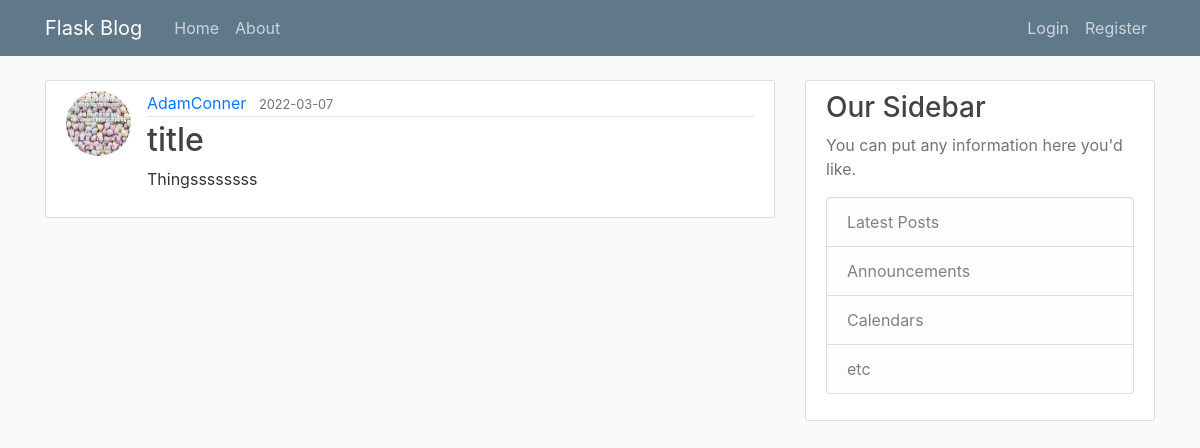
/post/1, run on an earlier commit of the app's database.
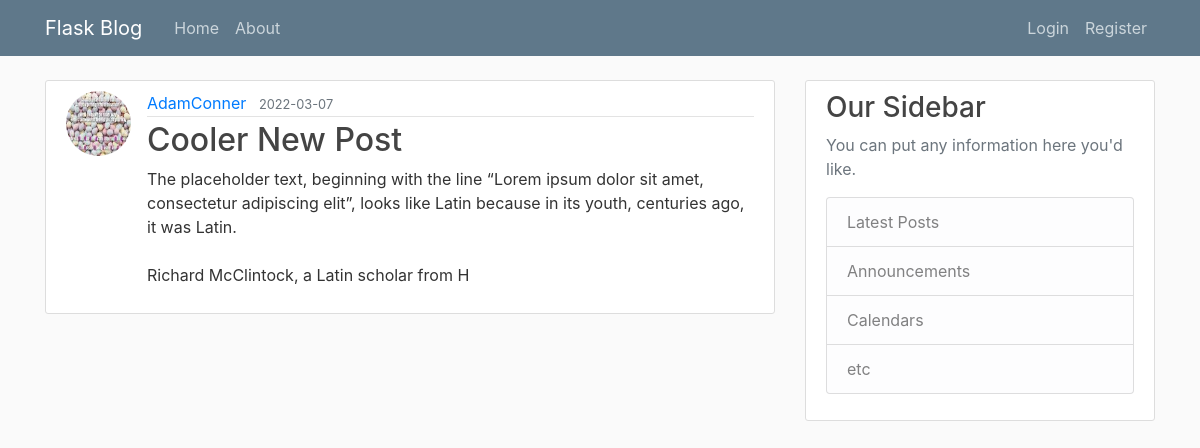
And on a later commit of the database.
### flaskblog/models.py (models this page shows, shortened)
class Post(db.Model):
    id = db.Column(db.Integer, primary_key=True)
    title = db.Column(db.String(100), nullable=False)
    date_posted = db.Column(db.DateTime, nullable=False, default=datetime.utcnow)
    content = db.Column(db.Text, nullable=False)
    user_id = db.Column(db.Integer, db.ForeignKey('user.id'), nullable=False)

### flaskblog/routes.py (the view)
@app.route("/post/<int:post_id>")
def post(post_id):
    post = Post.query.get_or_404(post_id)
    return render_template('post.html', title=post.title, post=post)

### flaskblog/templates/post.html (shortened to what this page needs)
{% extends "layout.html" %}
{% block content %}
    <article class="media content-section">
        <img class="rounded-circle article-img" src="{{ url_for('static', filename='profile_pics/' + post.author.image_file) }}">
        <div class="media-body">
        <div class="article-metadata">
            <a class="mr-2" href="{{url_for('user_posts', username=post.author.username)}}">{{ post.author.username }}</a>
            <small class="text-muted">{{ post.date_posted.strftime('%Y-%m-%d') }}</small>
        </div>
        <h2 class="article-ttile">{{ post.title }}</h2>
        <p class="article-content">{{ post.content }}</p>
        </div>
    </article>
{% endblock content %}

What changed in the data, as far as the page shows it:
changed Post: title "title" → "Cooler New Post"; content "Thingssssssss" → "The placeholder text, beginning with the line “Lorem ipsum dolor sit amet, consectetur adipiscing elit”, looks like Latin because in its youth, centuries ago, it was Latin. Richard McClintock, a Latin scholar from H"
